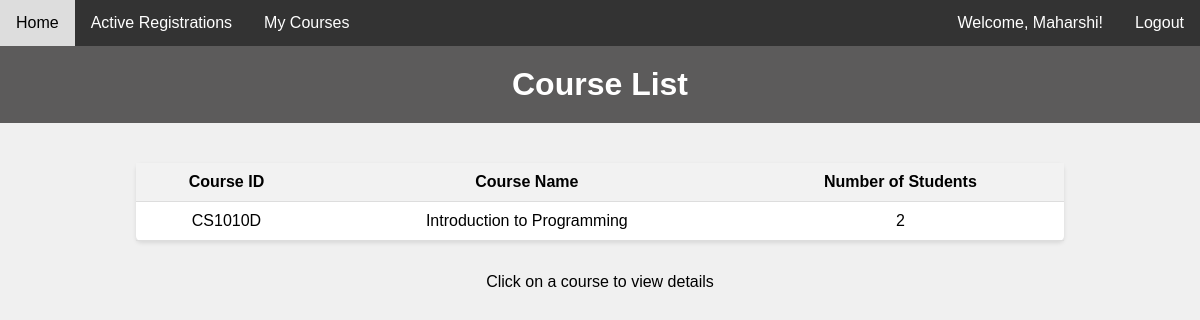
The app's page /faculty_course_list (signed in), older data.
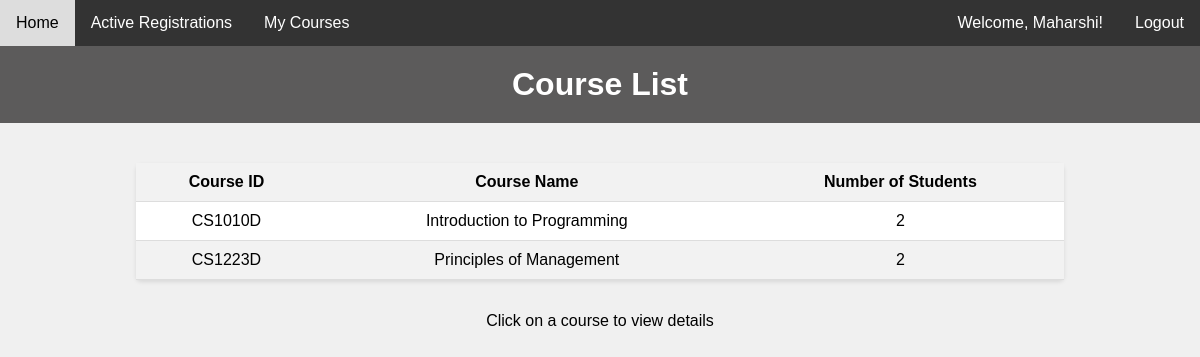
The same page, newer data.
### tables this page shows
CREATE TABLE Course (
                        cid VARCHAR(7) PRIMARY KEY NOT NULL,
                        cname VARCHAR NOT NULL,
                        faculty VARCHAR(9),

                        FOREIGN KEY(faculty) REFERENCES Faculty(id)
                    );

### main.py (the view)
@app.route('/faculty_course_list')
def faculty_course_list():
    faculty_id = None
    if 'id' in session and session['user_type'] == 'faculty':
        faculty_id = session['id']
    else:
        return redirect(url_for('index'))
    faculty = Faculty()
    course_list = faculty.get_course_list(faculty_id)
    return render_template('faculty_course_list.html', courses = course_list)

### faculty_functionality.py (called while the page is built)
    def get_course_list(self, faculty_id):
        connection = sqlite3.connect('Server.db')
        cursor = connection.cursor()
        query = '''
            SELECT cid, cname, (SELECT COUNT(*) FROM Accepted a WHERE a.course_id = c.cid)
            FROM course c
            WHERE faculty = ?
        '''
        res = cursor.execute(query, (faculty_id, ))
        rows = res.fetchall()
        cursor.close()
        connection.close()
        return rows

### templates/faculty_course_list.html (shortened to what this page needs)
<!DOCTYPE html>
<html lang="en">
<head>
</head>
<body>
    {% include 'navbar.html' %}
    <header>
        <h1>Course List</h1>
    </header>
    <section class="course-section">
        <table class="course-table">
            <thead>
                <tr>
                    <th>Course ID</th>
                    <th>Course Name</th>
                    <th>Number of Students</th>
                </tr>
            </thead>
            <tbody>
                {% for course in courses %}
                    <tr onclick="location.href='course/{{ course[0] }}';">
                        <td>{{ course[0] }}</td>
                        <td>{{ course[1] }}</td>
                        <td>{{ course[2] }}</td>
                    </tr>
                {% endfor %}
            </tbody>
        </table>
        <p style="margin-top: 2em;">Click on a course to view details</p>
    </section>
</body>
</html>

Row changes from the older to the newer data that the page shows:
added Course: cid "CS1223D", cname "Principles of Management", course "2"
